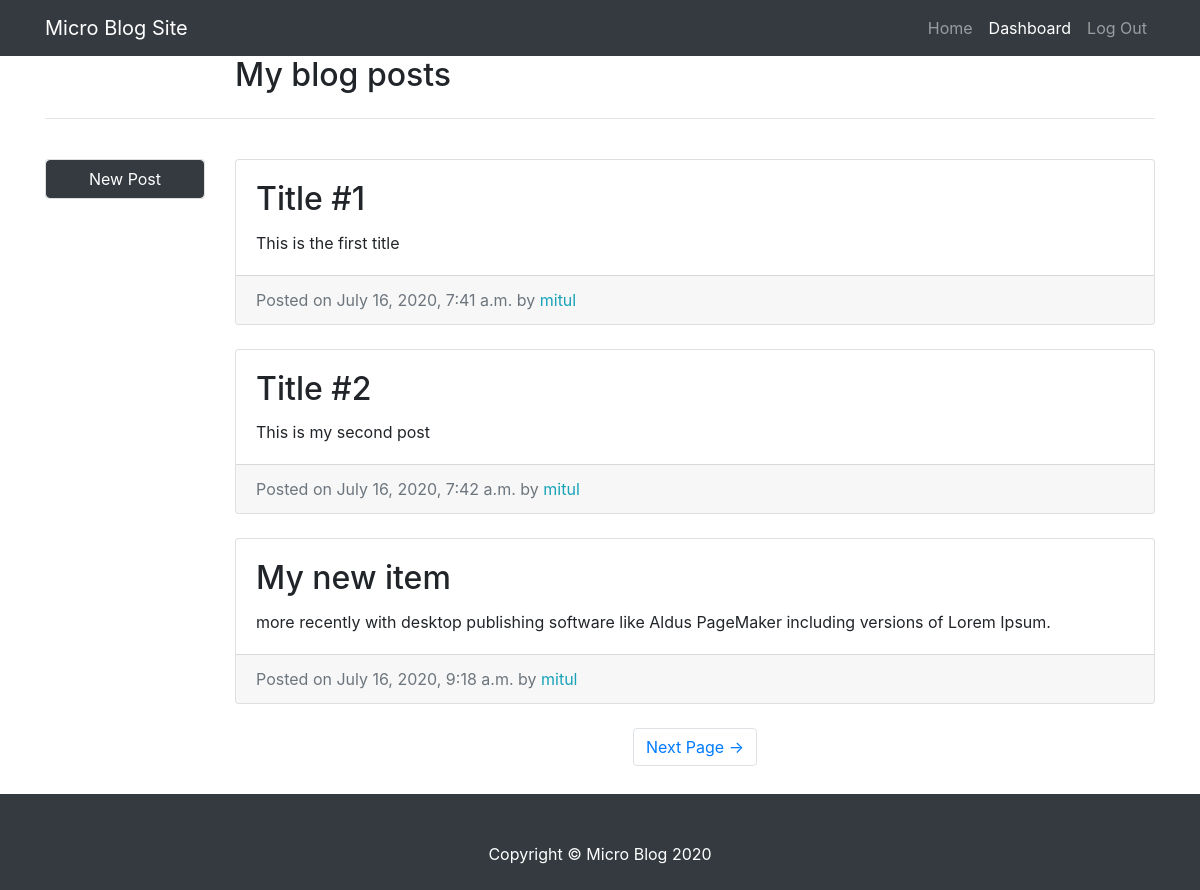
The app's page /dashboard/ (signed in), older data.
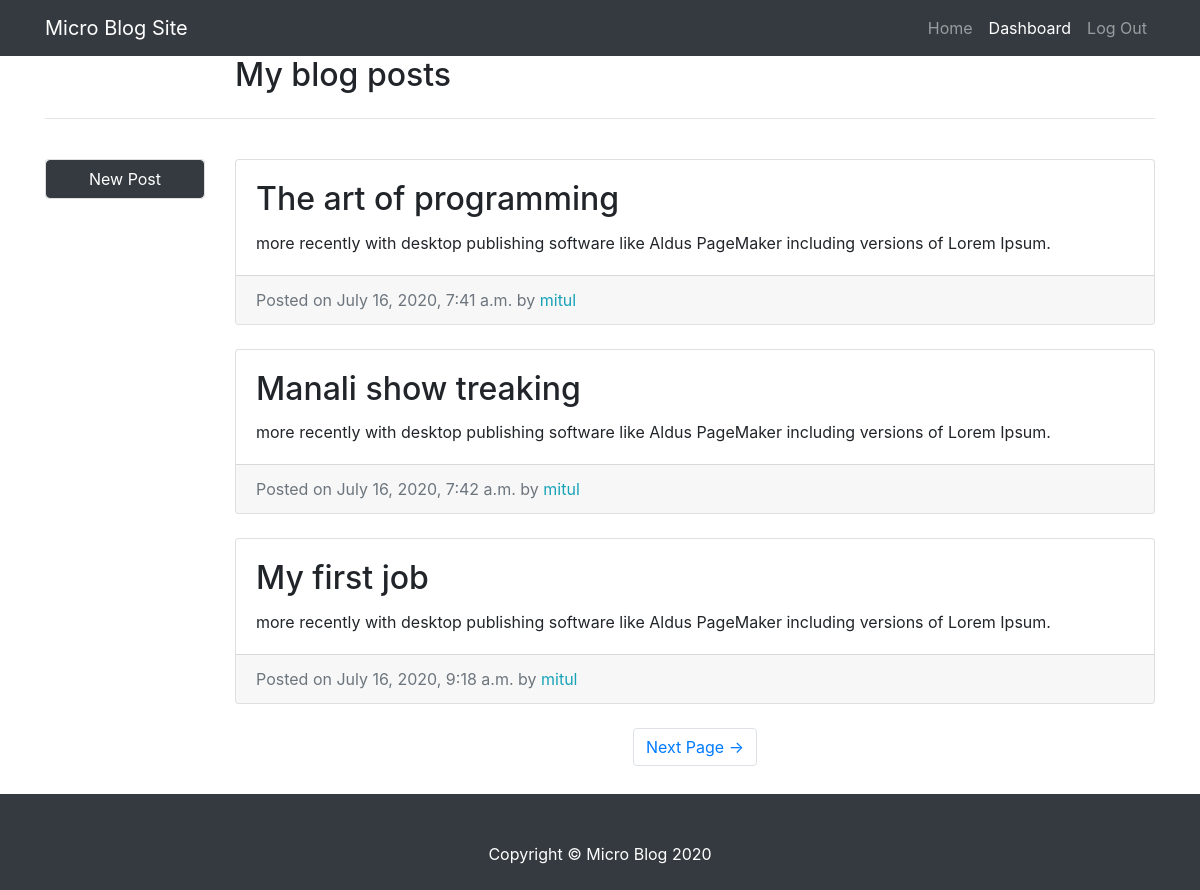
The same page, newer data.
### post/models.py (models this page shows, shortened)
class Post(models.Model):
    post_title = models.CharField(max_length=50)
    post_text = models.TextField(max_length=200)
    post_date = models.DateTimeField(auto_now_add=True)
    post_author = models.ForeignKey(User,on_delete=models.CASCADE)
    class Meta:
        verbose_name_plural = "Posts"

### post/views.py (the view)
# urls.py: path('dashboard/', DashboardView.as_view(), name = 'user-dashboard'),
class DashboardView(LoginRequiredMixin,ListView):
    model = Post
    template_name = "dashboard.html"
    context_object_name = 'post_entries'
    paginate_by = 3
    def get_queryset(self):
        return Post.objects.filter(post_author = self.request.user)

### templates/dashboard.html (shortened to what this page needs)
{% extends 'base.html' %}
  {% block extra_css %}
    <link href="/static/css/blog-home.css" rel="stylesheet">
  {% endblock extra_css %}
  {% block content %}
    <div class="row">
        <div class="col-md-2"></div>
        <div class="col-md-10">
            <h2>My blog posts</h2>
        </div>
    </div>
    <hr />
    <div class="row">
      <div class="col-md-2">
        <div class="card my-4">
            <button id="new_post" style="width:100%;" class="btn btn-dark">New Post</button>
        </div>
      </div>
      <div class="col-md-10">
        {% for post in post_entries %}
          <div class="card mb-4 mt-4">
            <div class="card-body">
              <h2 class="card-title">{{post.post_title}}</h2>
              <p class="card-text">{{post.post_text}}</p>
            </div>
            <div class="card-footer text-muted">
              Posted on {{post.post_date}} by
              <span class= "text-info mr-2">{{post.post_author}}</span>
            </div>
          </div>
        {% endfor %}
    {% if is_paginated %}
        <ul class="pagination justify-content-center mb-4">
        {% if page_obj.has_next %}
          <li class="page-item">
            <a class="page-link" href="?page={{page_obj.next_page_number}}">Next Page &rarr;</a>
          </li>
        {% endif %}
        </ul>
    {% endif %}
      </div>
    </div>
  {% endblock %}

Row changes from the older to the newer data that the page shows:
changed Post: post_title "Title #1" → "The art of programming"; post_text "This is the first title" → "more recently with desktop publishing software like Aldus PageMaker including versions of Lorem Ipsum."
changed Post: post_title "Title #2" → "Manali show treaking"; post_text "This is my second post" → "more recently with desktop publishing software like Aldus PageMaker including versions of Lorem Ipsum."
changed Post: post_title "My new item" → "My first job"
